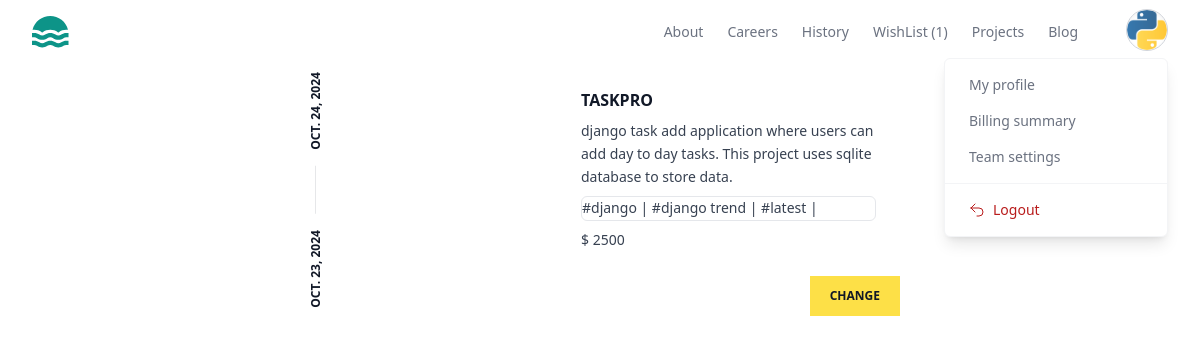
Page /myworks/all (signed in) on the earlier database version.
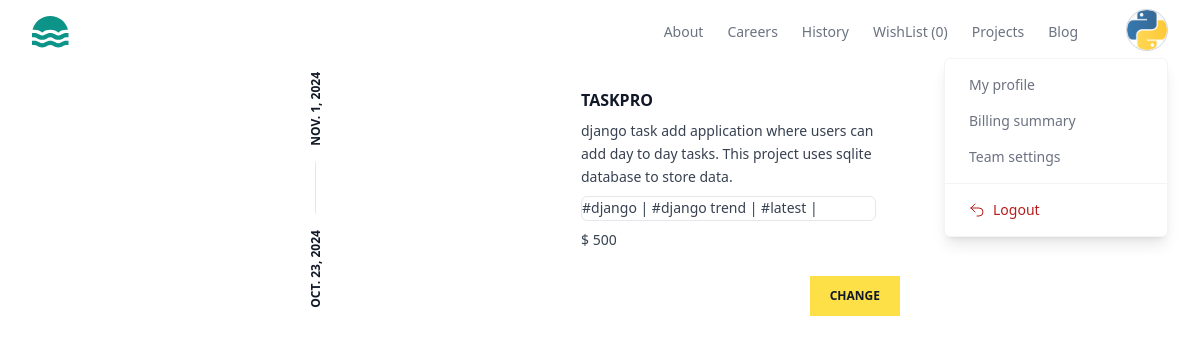
Same page on the later database version.
### store/models.py (models this page shows, shortened)
class BaseModel(models.Model):
    created_date=models.DateTimeField(auto_now_add=True)
    updated_date=models.DateTimeField(auto_now=True)
    is_active=models.BooleanField(default=True)

class Project(BaseModel):
    title=models.CharField(max_length=200)
    description=models.TextField()
    preview_image=models.ImageField(upload_to="previewimages",null=True,blank=True)
    price=models.PositiveIntegerField()
    developer=models.ForeignKey(User,on_delete=models.CASCADE)
    files=models.FileField(upload_to="projects",null=True,blank=True)
    tag_objects=models.ManyToManyField(Tag,null=True)
    thumbnail=EmbedVideoField()

class BaseModel(models.Model):
    created_date=models.DateTimeField(auto_now_add=True)
    updated_date=models.DateTimeField(auto_now=True)
    is_active=models.BooleanField(default=True)

### store/views.py (the view)
# urls.py: path('myworks/all',views.MyProjectsListView.as_view(),name='my-works'),
@method_decorator(decs,name='dispatch')
class MyProjectsListView(View):
    template_name='myprojects.html'
    def get(self,request,*args,**kwargs):
        qs=Project.objects.filter(developer=request.user)
        return render(request,self.template_name,{'data':qs})

### store/context_processors.py (called while the page is built)
def wishlistitem_count(request):
    count=0
    if request.user.is_authenticated:
        count=request.user.basket.basket_item.filter(is_order_placed=False).count()
    return {"cart_item_count":count}

### store/templates/myprojects.html (shortened to what this page needs)
{%extends 'base.html'%}
{% load embed_video_tags %}
{%block main_block%}
<div class="w-2/4 mx-auto">
    {%for p in data%}
    <article class="flex bg-white transition hover:shadow-xl">
        <div class="rotate-180 p-2 [writing-mode:_vertical-lr]">
          <time
            datetime="2022-10-10"
            class="flex items-center justify-between gap-4 text-xs font-bold uppercase text-gray-900"
          >
            <span>{{p.created_date|date}}</span>
            <span>{{p.updated_date|date}}</span>
          </time>
        </div>
        <div class="hidden sm:block sm:basis-56">
        </div>
        <div class="flex flex-1 flex-col justify-between">
          <div class="border-s border-gray-900/10 p-4 sm:border-l-transparent sm:p-6">
            <a href="#">
              <h3 class="font-bold uppercase text-gray-900">
                {{p.title}}
              </h3>
            </a>
            <p class="mt-2 line-clamp-3 text-sm/relaxed text-gray-700">
             {{p.description}}
            </p>
            <p class="mt-2 line-clamp-3 text-sm/relaxed text-gray-700 border rounded-md">
                {%for t in p.tag_objects.all%}
               #{{t.title}} |
                {%endfor%}
               </p>
            <p class="mt-2 line-clamp-3 text-sm/relaxed text-gray-700">
               $ {{p.price}}
               </p>
          </div>
          <div class="sm:flex sm:items-end sm:justify-end">
            <a
              href="{%url 'project-update' p.id %}"
              class="block bg-yellow-300 px-5 py-3 text-center text-xs font-bold uppercase text-gray-900 transition hover:bg-yellow-400"
            >
              Change
            </a>
          </div>
        </div>
      </article>
    {%endfor%}
</div>
{%endblock%}

### store/templates/base.html (shortened to what the changed rows need)
<!DOCTYPE html>
<html lang="en">
<head>
    <script src="https://cdn.tailwindcss.com"></script>
</head>
<body>
    <header class="bg-white">
        <div class="mx-auto  px-4 sm:px-6 lg:px-8">
          <div class="flex h-16 items-center justify-between">
            <div class="md:flex md:items-center md:gap-12">
              <nav aria-label="Global" class="hidden md:block">
                <ul class="flex items-center gap-6 text-sm">
                  <li>
                    <a class="text-gray-500 transition hover:text-gray-500/75" href="{%url 'my-wishlist'%}"> WishList ({{cart_item_count}}) </a>
                  </li>
                </ul>
              </nav>
            </div>
          </div>
        </div>
      </header>
     {%block main_block%}
     {%endblock%}
</body>
</html>

Differences in the rows shown:
changed Project "TASKPRO": updated_date "OCT. 24, 2024" → "NOV. 1, 2024"; price "2500" → "500"
Other differences:
{{ cart_item_count }}: "1" → "0"
